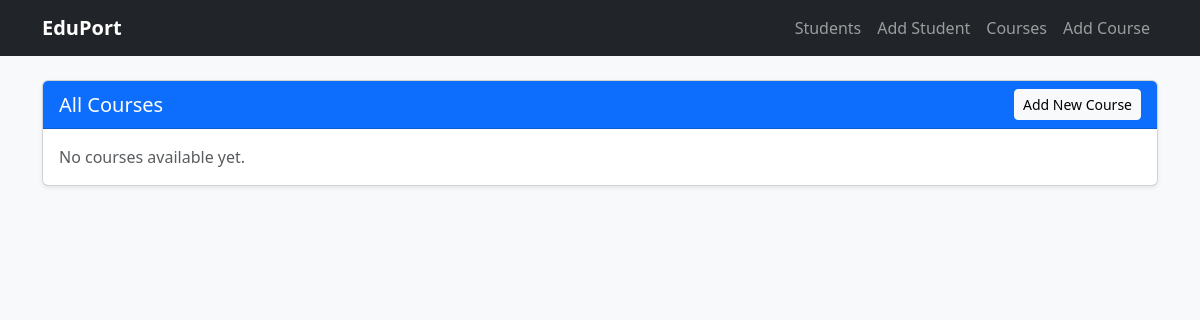
The app's page /courses/, older data.
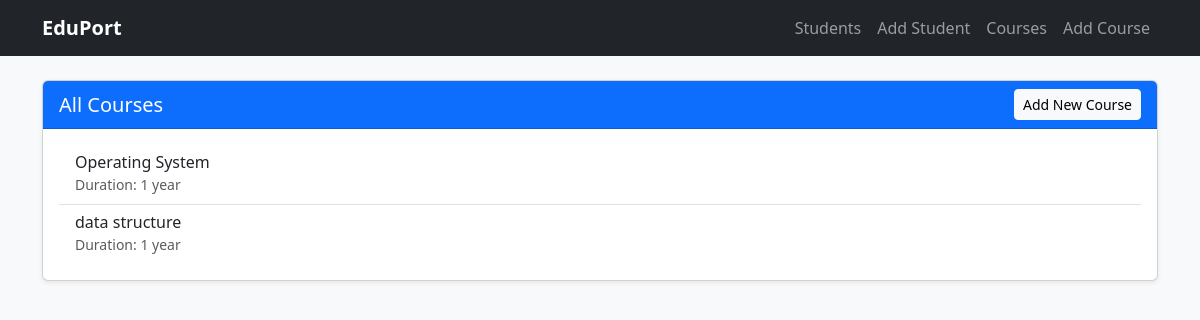
The same page, newer data.
### courses/models.py (models this page shows, shortened)
class Course(models.Model):
    title=models.CharField(max_length=200)
    duration=models.CharField(max_length=100)
    created_at=models.DateTimeField(auto_now_add=True)

### courses/views.py (the view)
# urls.py: path('', views.course_list, name='course_list'),
def course_list(request):
    courses = Course.objects.all()
    return render(request, 'courses/list.html', {'courses': courses})

### templates/courses/list.html
{% extends 'base.html' %}
{% block content %}
<div class="card shadow-sm">
    <div class="card-header bg-primary text-white d-flex justify-content-between align-items-center">
        <h5 class="mb-0">All Courses</h5>
        <a href="{% url 'add_course' %}" class="btn btn-light btn-sm">Add New Course</a>
    </div>
    <div class="card-body">
        {% if courses %}
        <ul class="list-group list-group-flush">
            {% for course in courses %}
            <li class="list-group-item">
                <h6 class="mb-0">{{ course.title }}</h6>
                <small class="text-muted">Duration: {{ course.duration }}</small>
            </li>
            {% endfor %}
        </ul>
        {% else %}
        <p class="text-muted mb-0">No courses available yet.</p>
        {% endif %}
    </div>
</div>
{% endblock %}

### templates/base.html (shortened to what this page needs)
<!DOCTYPE html>
<html lang="en">
<head>
    <link href="https://cdn.jsdelivr.net/npm/bootstrap@5.3.3/dist/css/bootstrap.min.css" rel="stylesheet">
</head>
<body class="bg-light">
    <nav class="navbar navbar-expand-lg navbar-dark bg-dark">
        <div class="container">
            <a class="navbar-brand fw-semibold" href="{% url 'student_list' %}">EduPort</a>
            <div class="navbar-nav">
                <a class="nav-link" href="{% url 'student_list' %}">Students</a>
                <a class="nav-link" href="{% url 'add_student' %}">Add Student</a>
                <a class="nav-link" href="{% url 'course_list' %}">Courses</a>
                <a class="nav-link" href="{% url 'add_course' %}">Add Course</a>
            </div>
        </div>
    </nav>
    <div class="container py-4">
        {% block content %}
        {% endblock %}
    </div>
</body>
</html>

Row changes from the older to the newer data that the page shows:
added Course: title "Operating System", duration "1 year"
added Course: title "data structure", duration "1 year"
Text that changed along with them:
text no longer shown: "No courses available yet."
